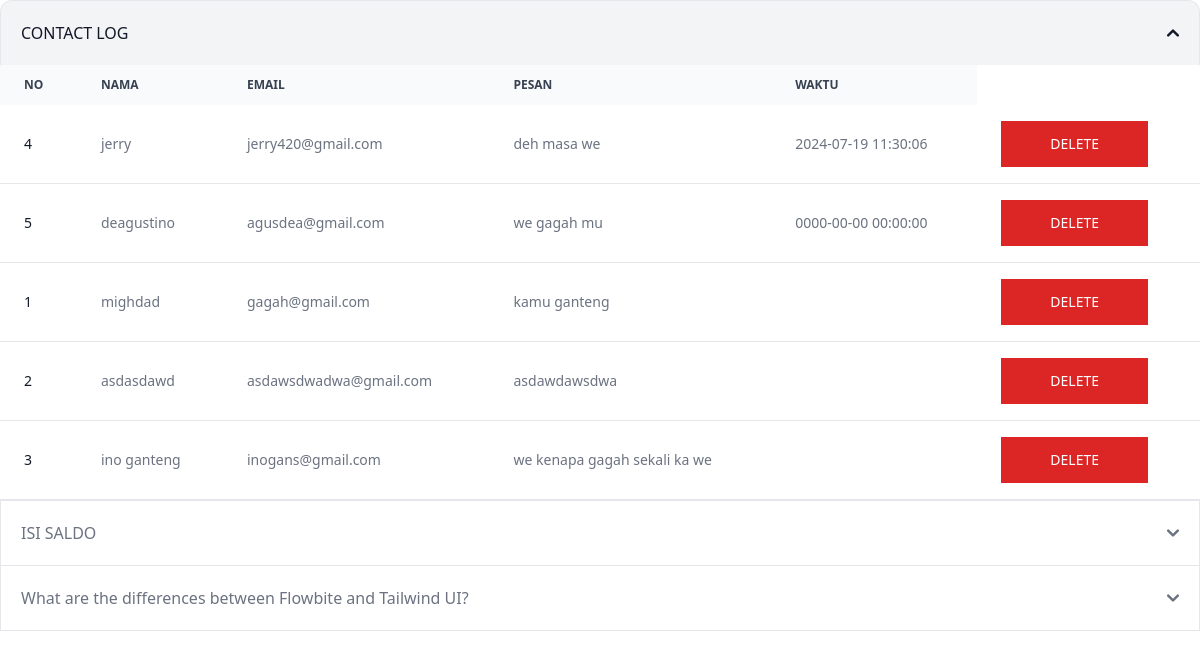
Page /admin.php on the earlier database version.
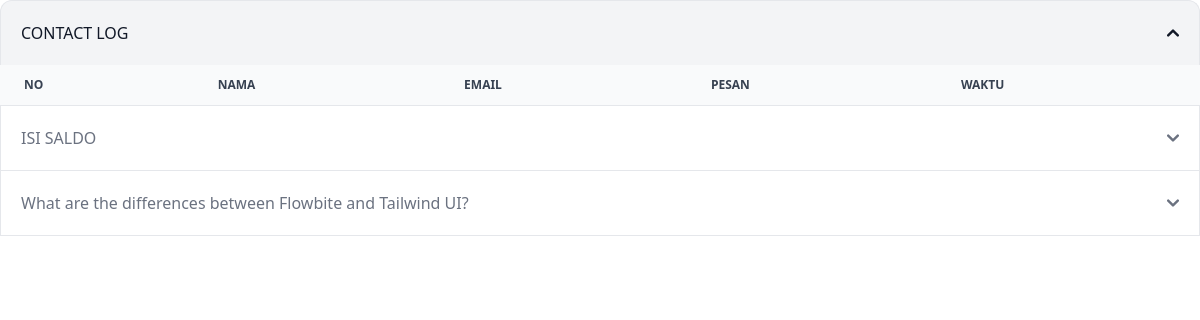
Same page on the later database version.
### tables this page shows
CREATE TABLE `contact` (
  `no` int(11) NOT NULL,
  `nama` varchar(100) NOT NULL,
  `email` varchar(100) NOT NULL,
  `komentar` varchar(10000) NOT NULL,
  `waktu` datetime DEFAULT NULL
);

### admin.php (the view, shortened to what this page needs)
<?php
include "koneksi.php";
      ?>
<!DOCTYPE html>
<html lang="en">
<head>
</head>
<body>
  <div id="accordion-collapse" data-accordion="collapse">
    <h2 id="accordion-collapse-heading-1">
      <button type="button"
        class="flex items-center justify-between w-full p-5 font-medium rtl:text-right text-gray-500 border border-b-0 border-gray-200 rounded-t-xl focus:ring-4 focus:ring-gray-200 dark:focus:ring-gray-800 dark:border-gray-700 dark:text-gray-400 hover:bg-gray-100 dark:hover:bg-gray-800 gap-3"
        data-accordion-target="#accordion-collapse-body-1" aria-expanded="true"
        aria-controls="accordion-collapse-body-1">
        <span>CONTACT LOG</span>
        <svg data-accordion-icon class="w-3 h-3 rotate-180 shrink-0" aria-hidden="true"
          xmlns="http://www.w3.org/2000/svg" fill="none" viewBox="0 0 10 6">
          <path stroke="currentColor" stroke-linecap="round" stroke-linejoin="round" stroke-width="2"
            d="M9 5 5 1 1 5" />
        </svg>
      </button>
    </h2>
    <div id="accordion-collapse-body-1" class="hidden" aria-labelledby="accordion-collapse-heading-1">
      <div class="relative overflow-x-auto">
        <table class="w-full text-sm text-left rtl:text-right text-gray-500 dark:text-gray-400">
          <thead class="text-xs text-gray-700 uppercase bg-gray-50 dark:bg-gray-700 dark:text-gray-400">
            <tr>
              <th scope="col" class="px-6 py-3">
                No
              </th>
              <th scope="col" class="px-6 py-3">
                Nama
              </th>
              <th scope="col" class="px-6 py-3">
                Email
              </th>
              <th scope="col" class="px-6 py-3">
                Pesan
              </th>
              <th scope="col" class="px-6 py-3">
                Waktu
              </th>
            </tr>
          </thead>
          <tbody>
            <?php
            $sqlSelect = "SELECT * FROM contact ORDER BY waktu DESC";
            $resultSelect = $conn->query($sqlSelect);
            while ($contact = $resultSelect->fetch_assoc()) {
              ?>
              <tr class="bg-white border-b dark:bg-gray-800 dark:border-gray-700">
                <th scope="row" class="px-6 py-4 font-medium text-gray-900 whitespace-nowrap dark:text-white">
                  <?= $contact['no'] ?>
                </th>
                <td class="px-6 py-4">
                  <?= $contact['nama'] ?>
                </td>
                <td class="px-6 py-4">
                  <?= $contact['email'] ?>
                </td>
                <td class="px-6 py-4">
                  <?= $contact['komentar'] ?>
                </td>
                <td class="px-6 py-4">
                  <?= $contact['waktu'] ?>
                </td>
                <td class="px-6 py-4">
                  <form method="post">
                    <button name="btndelete<?php echo $contact['no']; ?>">
                      <a class="group relative inline-block text-sm font-medium text-white focus:outline-none focus:ring">
                        <span class="absolute inset-0 border border-red-600 group-active:border-red-500"></span>
                        <span
                          class="block border border-red-600 bg-red-600 px-12 py-3 transition-transform active:border-red-500 active:bg-red-500 group-hover:-translate-x-1 group-hover:-translate-y-1">
                          DELETE
                        </span>
                      </a>
                    </button>
                  </form>
                </td>
              </tr>
              <?php
            }
            ?>
          </tbody>
        </table>
      </div>
    </div>
    <h2 id="accordion-collapse-heading-2">
      <button type="button"
        class="flex items-center justify-between w-full p-5 font-medium rtl:text-right text-gray-500 border border-b-0 border-gray-200 focus:ring-4 focus:ring-gray-200 dark:focus:ring-gray-800 dark:border-gray-700 dark:text-gray-400 hover:bg-gray-100 dark:hover:bg-gray-800 gap-3"
        data-accordion-target="#accordion-collapse-body-2" aria-expanded="false"
        aria-controls="accordion-collapse-body-2">
        <span>ISI SALDO</span>
        <svg data-accordion-icon class="w-3 h-3 rotate-180 shrink-0" aria-hidden="true"
          xmlns="http://www.w3.org/2000/svg" fill="none" viewBox="0 0 10 6">
          <path stroke="currentColor" stroke-linecap="round" stroke-linejoin="round" stroke-width="2"
            d="M9 5 5 1 1 5" />
        </svg>
      </button>
    </h2>
    <h2 id="accordion-collapse-heading-3">
      <button type="button"
        class="flex items-center justify-between w-full p-5 font-medium rtl:text-right text-gray-500 border border-gray-200 focus:ring-4 focus:ring-gray-200 dark:focus:ring-gray-800 dark:border-gray-700 dark:text-gray-400 hover:bg-gray-100 dark:hover:bg-gray-800 gap-3"
        data-accordion-target="#accordion-collapse-body-3" aria-expanded="false"
        aria-controls="accordion-collapse-body-3">
        <span>What are the differences between Flowbite and Tailwind UI?</span>
        <svg data-accordion-icon class="w-3 h-3 rotate-180 shrink-0" aria-hidden="true"
          xmlns="http://www.w3.org/2000/svg" fill="none" viewBox="0 0 10 6">
          <path stroke="currentColor" stroke-linecap="round" stroke-linejoin="round" stroke-width="2"
            d="M9 5 5 1 1 5" />
        </svg>
      </button>
    </h2>
  </div>
  <script src="https://cdn.tailwindcss.com"></script>
</body>
</html>

Differences in the rows shown:
removed contact: no "4", nama "jerry", email "jerry420@gmail.com", komentar "deh masa we", waktu "2024-07-19 11:30:06"
removed contact: no "5", nama "deagustino", email "agusdea@gmail.com", komentar "we gagah mu", waktu "0000-00-00 00:00:00"
removed contact: no "1", nama "mighdad", email "gagah@gmail.com", komentar "kamu ganteng"
removed contact: no "2", nama "asdasdawd", email "asdawsdwadwa@gmail.com", komentar "asdawdawsdwa"
removed contact: no "3", nama "ino ganteng", email "inogans@gmail.com", komentar "we kenapa gagah sekali ka we"
